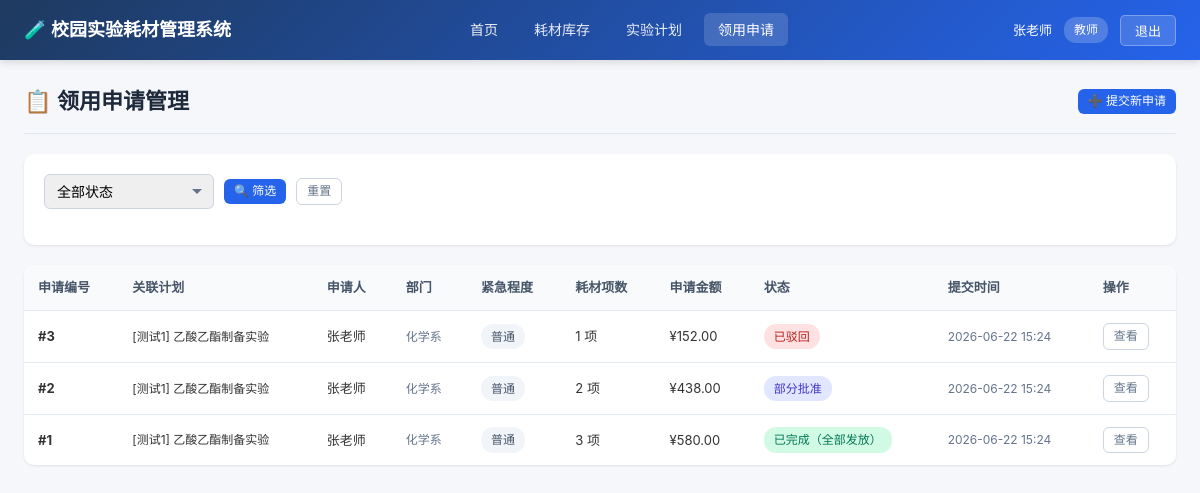
Screenshot of /requests (signed in) with the database file from the repository.
### models.py (models this page shows)
class User(Base):
    __tablename__ = "users"
    id = Column(Integer, primary_key=True, index=True)
    username = Column(String(50), unique=True, index=True, nullable=False)
    password = Column(String(100), nullable=False)
    full_name = Column(String(100), nullable=False)
    role = Column(String(20), nullable=False)  # teacher, keeper, director
    department = Column(String(100), default="")
    created_at = Column(DateTime, default=datetime.now)
    created_plans = relationship("ExperimentPlan", back_populates="creator")
    submitted_requests = relationship("SupplyRequest", back_populates="applicant")
    approvals = relationship("ApprovalRecord", back_populates="approver")

class SupplyRequest(Base):
    __tablename__ = "supply_requests"
    id = Column(Integer, primary_key=True, index=True)
    plan_id = Column(Integer, ForeignKey("experiment_plans.id"), nullable=False)
    applicant_id = Column(Integer, ForeignKey("users.id"), nullable=False)
    status = Column(String(20), nullable=False, default="pending")
    urgency = Column(String(20), default="normal")  # normal, urgent, emergency
    total_amount = Column(Float, default=0.0)
    remark = Column(Text, default="")
    created_at = Column(DateTime, default=datetime.now)
    updated_at = Column(DateTime, default=datetime.now, onupdate=datetime.now)
    plan = relationship("ExperimentPlan", back_populates="requests")
    applicant = relationship("User", back_populates="submitted_requests")
    items = relationship("RequestItem", back_populates="request", cascade="all, delete-orphan")
    approvals = relationship("ApprovalRecord", back_populates="request", cascade="all, delete-orphan")
    issuances = relationship("SupplyIssuance", back_populates="request", cascade="all, delete-orphan")

class ExperimentPlan(Base):
    __tablename__ = "experiment_plans"
    id = Column(Integer, primary_key=True, index=True)
    title = Column(String(200), nullable=False)
    course_name = Column(String(200), default="")
    class_name = Column(String(100), default="")
    student_count = Column(Integer, default=0)
    plan_date = Column(Date, nullable=False)
    description = Column(Text, default="")
    creator_id = Column(Integer, ForeignKey("users.id"), nullable=False)
    created_at = Column(DateTime, default=datetime.now)
    creator = relationship("User", back_populates="created_plans")
    requests = relationship("SupplyRequest", back_populates="plan")

### main.py (the view)
@app.get("/requests", response_class=HTMLResponse)
async def request_list(
    request: Request,
    current_user: models.User = Depends(get_current_user),
    status: str = "",
    db: Session = Depends(get_db)
):
    query = db.query(models.SupplyRequest)
    if current_user.role == "teacher":
        query = query.filter(models.SupplyRequest.applicant_id == current_user.id)
    if status:
        query = query.filter(models.SupplyRequest.status == status)
    requests = query.order_by(models.SupplyRequest.created_at.desc()).all()
    can_approve_list = {}
    for r in requests:
        can_approve_list[r.id] = inv.can_approve(current_user, r)
    return templates.TemplateResponse("requests/list.html", {
        "request": request,
        "current_user": current_user,
        "requests": requests,
        "STATUS_MAP": STATUS_MAP,
        "URGENCY_MAP": URGENCY_MAP,
        "ROLE_MAP": ROLE_MAP,
        "can_approve_list": can_approve_list,
        "filter_status": status
    })

### templates/requests/list.html (shortened to what this page needs)
{% extends "base.html" %}
{% block content %}
<div class="page-header">
    <div class="page-title">📋 领用申请管理</div>
    <div class="page-actions">
        {% if current_user.role == 'teacher' %}
        <a href="/requests/new" class="btn btn-primary btn-sm">➕ 提交新申请</a>
        {% endif %}
    </div>
</div>
<div class="card">
    <div class="card-body">
        <form method="get" class="filter-bar">
            <div class="form-group">
                <select name="status" class="form-control">
                    <option value="">全部状态</option>
                </select>
            </div>
            <button type="submit" class="btn btn-primary btn-sm">🔍 筛选</button>
            <a href="/requests" class="btn btn-outline btn-sm">重置</a>
        </form>
    </div>
</div>
<div class="card">
    <div class="table-responsive">
        <table>
            <thead>
                <tr>
                    <th>申请编号</th>
                    <th>关联计划</th>
                    <th>申请人</th>
                    <th>部门</th>
                    <th>紧急程度</th>
                    <th>耗材项数</th>
                    <th>申请金额</th>
                    <th>状态</th>
                    <th>提交时间</th>
                    <th>操作</th>
                </tr>
            </thead>
            <tbody>
                {% for r in requests %}
                <tr>
                    <td><strong>#{{ r.id }}</strong></td>
                    <td class="text-sm">{{ r.plan.title if r.plan else '-' }}</td>
                    <td>{{ r.applicant.full_name }}</td>
                    <td class="text-muted text-sm">{{ r.applicant.department }}</td>
                    <td>
                        {% if r.urgency == 'emergency' %}
                        <span class="badge badge-danger">🚨 紧急</span>
                        {% elif r.urgency == 'urgent' %}
                        <span class="badge badge-warning">⚡ 加急</span>
                        {% else %}
                        <span class="badge badge-default">普通</span>
                        {% endif %}
                    </td>
                    <td>{{ r.items|length }} 项</td>
                    <td>¥{{ "%.2f"|format(r.total_amount) }}</td>
                    <td>
                        {% set cls = 'badge-pending' if r.status == 'pending' else ('badge-approved' if r.status == 'approved' else ('badge-partial' if r.status == 'partially_approved' else ('badge-rejected' if r.status == 'rejected' else 'badge-completed'))) %}
                        <span class="badge {{ cls }}">{{ STATUS_MAP.get(r.status, r.status) }}</span>
                    </td>
                    <td class="text-sm text-muted">{{ r.created_at.strftime('%Y-%m-%d %H:%M') }}</td>
                    <td>
                        <div class="btn-group">
                            <a href="/requests/{{ r.id }}" class="btn btn-outline btn-sm">查看</a>
                        </div>
                    </td>
                </tr>
                {% endfor %}
            </tbody>
        </table>
    </div>
</div>
{% endblock %}

### templates/base.html (shortened to what this page needs)
<!DOCTYPE html>
<html lang="zh-CN">
<head>
    <link rel="stylesheet" href="/static/style.css">
</head>
<body>
{% block navbar %}
<nav class="navbar">
    <div class="navbar-brand">
        <a href="/">🧪 校园实验耗材管理系统</a>
    </div>
    {% if current_user %}
    <ul class="navbar-nav">
        <li><a href="/" class="{% if request.url.path == '/' %}active{% endif %}">首页</a></li>
        <li><a href="/supplies" class="{% if '/supplies' in request.url.path %}active{% endif %}">耗材库存</a></li>
        {% if current_user.role == 'teacher' %}
        <li><a href="/plans" class="{% if '/plans' in request.url.path %}active{% endif %}">实验计划</a></li>
        {% endif %}
        <li><a href="/requests" class="{% if '/requests' in request.url.path %}active{% endif %}">领用申请</a></li>
    </ul>
    <div class="navbar-user">
        <span>{{ current_user.full_name }}</span>
        <span class="role-badge">{{ ROLE_MAP.get(current_user.role, current_user.role) }}</span>
        <form action="/logout" method="post">
            <button type="submit">退出</button>
        </form>
    </div>
    {% endif %}
</nav>
{% endblock %}
<div class="main-container">
    {% block content %}{% endblock %}
</div>
</body>
</html>

### static/style.css (style rules this page uses)
* { margin: 0; padding: 0; box-sizing: border-box; }
body { font-family: -apple-system, BlinkMacSystemFont, "Segoe UI", "PingFang SC", "Hiragino Sans GB", "Microsoft YaHei", sans-serif; background: #f5f7fa; color: #333; line-height: 1.6; font-size: 14px; }
a { color: #2563eb; text-decoration: none; }
.navbar { background: linear-gradient(135deg, #1e3a5f 0%, #2563eb 100%); color: white; padding: 0 24px; height: 60px; display: flex; align-items: center; justify-content: space-between; box-shadow: 0 2px 8px rgba(0, 0, 0, 0.15); position: sticky; top: 0; z-index: 100; }
.navbar-brand { font-size: 18px; font-weight: 600; display: flex; align-items: center; gap: 10px; }
.navbar-brand a { color: white; text-decoration: none; }
.navbar-nav { display: flex; align-items: center; gap: 8px; list-style: none; }
.navbar-nav a { color: rgba(255, 255, 255, 0.9); padding: 8px 14px; border-radius: 6px; font-size: 14px; transition: all 0.2s; }
.navbar-nav a:hover, .navbar-nav a.active { background: rgba(255, 255, 255, 0.15); color: white; text-decoration: none; }
.navbar-user { display: flex; align-items: center; gap: 12px; font-size: 13px; }
.navbar-user .role-badge { background: rgba(255, 255, 255, 0.2); padding: 3px 10px; border-radius: 12px; font-size: 12px; }
.navbar-user form { display: inline; }
.navbar-user button { background: rgba(255, 255, 255, 0.15); color: white; border: 1px solid rgba(255, 255, 255, 0.3); padding: 5px 14px; border-radius: 5px; cursor: pointer; font-size: 13px; transition: all 0.2s; }
.main-container { max-width: 1400px; margin: 24px auto; padding: 0 24px; }
.page-header { display: flex; justify-content: space-between; align-items: center; margin-bottom: 20px; padding-bottom: 14px; border-bottom: 1px solid #e2e8f0; }
.page-title { font-size: 22px; font-weight: 600; color: #1e293b; }
.page-actions { display: flex; gap: 10px; }
.card { background: white; border-radius: 10px; box-shadow: 0 1px 3px rgba(0, 0, 0, 0.06), 0 1px 2px rgba(0, 0, 0, 0.04); margin-bottom: 20px; overflow: hidden; }
.card-body { padding: 20px; }
table { width: 100%; border-collapse: collapse; }
table th, table td { padding: 12px 14px; text-align: left; border-bottom: 1px solid #e2e8f0; font-size: 13px; }
table th { background: #f8fafc; font-weight: 600; color: #475569; white-space: nowrap; }
table tbody tr:last-child td { border-bottom: none; }
.table-responsive { overflow-x: auto; }
.badge { display: inline-block; padding: 3px 10px; border-radius: 12px; font-size: 12px; font-weight: 500; white-space: nowrap; }
.badge-partial { background: #e0e7ff; color: #4338ca; }
.badge-rejected { background: #fee2e2; color: #b91c1c; }
.badge-completed { background: #d1fae5; color: #047857; }
.badge-default { background: #f1f5f9; color: #475569; }
.btn { display: inline-block; padding: 7px 16px; border-radius: 6px; font-size: 13px; font-weight: 500; border: none; cursor: pointer; transition: all 0.2s; text-decoration: none; line-height: 1.4; }
.btn-primary { background: #2563eb; color: white; }
.btn-outline { background: white; color: #64748b; border: 1px solid #cbd5e1; }
.btn-sm { padding: 4px 10px; font-size: 12px; }
.btn-group { display: flex; gap: 6px; flex-wrap: wrap; }
.form-group { margin-bottom: 16px; }
.form-control { width: 100%; padding: 8px 12px; border: 1px solid #cbd5e1; border-radius: 6px; font-size: 14px; transition: all 0.2s; font-family: inherit; }
select.form-control { padding-right: 30px; background-repeat: no-repeat; background-position: right 10px center; appearance: none; }
.filter-bar { display: flex; gap: 10px; flex-wrap: wrap; margin-bottom: 16px; align-items: center; }
.filter-bar .form-group { margin-bottom: 0; }
.filter-bar .form-control { min-width: 160px; }
.text-muted { color: #64748b; }
.text-sm { font-size: 12px; }

### rows the page displays
User: full_name "张老师", get "教师"
SupplyRequest: id "3", plan "[测试1] 乙酸乙酯制备实验", applicant.full_name "张老师", applicant.department "化学系", urgency "普通", items|length "1", total_amount "152.00", get "已驳回", created_at "2026-06-22 15:24"
SupplyRequest: id "2", plan "[测试1] 乙酸乙酯制备实验", applicant.full_name "张老师", applicant.department "化学系", urgency "普通", items|length "2", total_amount "438.00", get "部分批准", created_at "2026-06-22 15:24"
SupplyRequest: id "1", plan "[测试1] 乙酸乙酯制备实验", applicant.full_name "张老师", applicant.department "化学系", urgency "普通", items|length "3", total_amount "580.00", get "已完成（全部发放）", created_at "2026-06-22 15:24"
